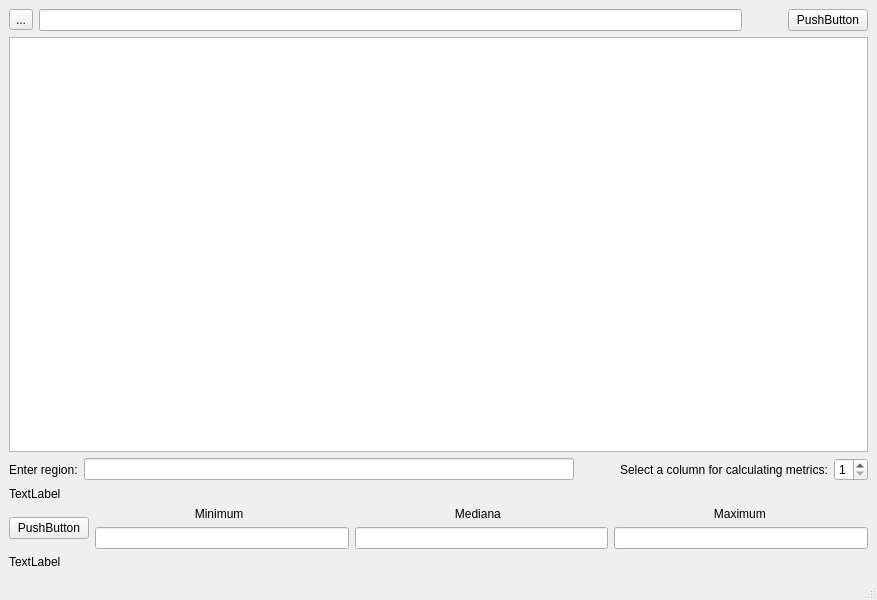
<?xml version="1.0" encoding="UTF-8"?>
<ui version="4.0">
 <class>MainWindow</class>
 <widget class="QMainWindow" name="MainWindow">
  <property name="geometry">
   <rect>
    <x>0</x>
    <y>0</y>
    <width>877</width>
    <height>600</height>
   </rect>
  </property>
  <property name="windowTitle">
   <string>MainWindow</string>
  </property>
  <widget class="QWidget" name="centralwidget">
   <layout class="QGridLayout" name="gridLayout">
    <item row="3" column="0">
     <widget class="QLabel" name="regionErrorLabel">
      <property name="text">
       <string>TextLabel</string>
      </property>
     </widget>
    </item>
    <item row="2" column="0">
     <layout class="QHBoxLayout" name="horizontalLayout_3">
      <item>
       <widget class="QLabel" name="label">
        <property name="text">
         <string>Enter region:</string>
        </property>
       </widget>
      </item>
      <item>
       <widget class="QLineEdit" name="regionInput"/>
      </item>
      <item>
       <spacer name="horizontalSpacer_2">
        <property name="orientation">
         <enum>Qt::Orientation::Horizontal</enum>
        </property>
        <property name="sizeType">
         <enum>QSizePolicy::Policy::Maximum</enum>
        </property>
        <property name="sizeHint" stdset="0">
         <size>
          <width>40</width>
          <height>20</height>
         </size>
        </property>
       </spacer>
      </item>
      <item>
       <widget class="QLabel" name="label_2">
        <property name="text">
         <string>Select a column for calculating metrics:</string>
        </property>
       </widget>
      </item>
      <item>
       <widget class="QSpinBox" name="columnInput">
        <property name="minimum">
         <number>1</number>
        </property>
        <property name="maximum">
         <number>7</number>
        </property>
       </widget>
      </item>
     </layout>
    </item>
    <item row="4" column="0">
     <layout class="QHBoxLayout" name="horizontalLayout_5">
      <item>
       <widget class="QPushButton" name="calculateMetrix">
        <property name="text">
         <string>PushButton</string>
        </property>
       </widget>
      </item>
      <item>
       <layout class="QVBoxLayout" name="verticalLayout">
        <item>
         <widget class="QLabel" name="label_3">
          <property name="text">
           <string>                              Minimum</string>
          </property>
         </widget>
        </item>
        <item>
         <widget class="QLineEdit" name="minimum">
          <property name="readOnly">
           <bool>true</bool>
          </property>
         </widget>
        </item>
       </layout>
      </item>
      <item>
       <layout class="QVBoxLayout" name="verticalLayout_2">
        <item>
         <widget class="QLabel" name="label_4">
          <property name="text">
           <string>                              Mediana</string>
          </property>
         </widget>
        </item>
        <item>
         <widget class="QLineEdit" name="mediana">
          <property name="readOnly">
           <bool>true</bool>
          </property>
         </widget>
        </item>
       </layout>
      </item>
      <item>
       <layout class="QVBoxLayout" name="verticalLayout_3">
        <item>
         <widget class="QLabel" name="label_5">
          <property name="text">
           <string>                              Maximum</string>
          </property>
         </widget>
        </item>
        <item>
         <widget class="QLineEdit" name="maximum">
          <property name="readOnly">
           <bool>true</bool>
          </property>
         </widget>
        </item>
       </layout>
      </item>
     </layout>
    </item>
    <item row="1" column="0">
     <widget class="QTableWidget" name="tableWidget"/>
    </item>
    <item row="0" column="0">
     <layout class="QHBoxLayout" name="horizontalLayout_2">
      <item>
       <layout class="QHBoxLayout" name="horizontalLayout">
        <item>
         <widget class="QToolButton" name="selectFile">
          <property name="text">
           <string>...</string>
          </property>
         </widget>
        </item>
        <item>
         <widget class="QLineEdit" name="filePath">
          <property name="readOnly">
           <bool>true</bool>
          </property>
         </widget>
        </item>
       </layout>
      </item>
      <item>
       <spacer name="horizontalSpacer">
        <property name="orientation">
         <enum>Qt::Orientation::Horizontal</enum>
        </property>
        <property name="sizeType">
         <enum>QSizePolicy::Policy::Preferred</enum>
        </property>
        <property name="sizeHint" stdset="0">
         <size>
          <width>40</width>
          <height>20</height>
         </size>
        </property>
       </spacer>
      </item>
      <item>
       <widget class="QPushButton" name="loadData">
        <property name="text">
         <string>PushButton</string>
        </property>
       </widget>
      </item>
     </layout>
    </item>
    <item row="5" column="0">
     <widget class="QLabel" name="outputErrorLabel">
      <property name="text">
       <string>TextLabel</string>
      </property>
     </widget>
    </item>
   </layout>
  </widget>
  <widget class="QMenuBar" name="menubar">
   <property name="geometry">
    <rect>
     <x>0</x>
     <y>0</y>
     <width>877</width>
     <height>21</height>
    </rect>
   </property>
  </widget>
  <widget class="QStatusBar" name="statusbar"/>
 </widget>
 <resources/>
 <connections/>
</ui>
